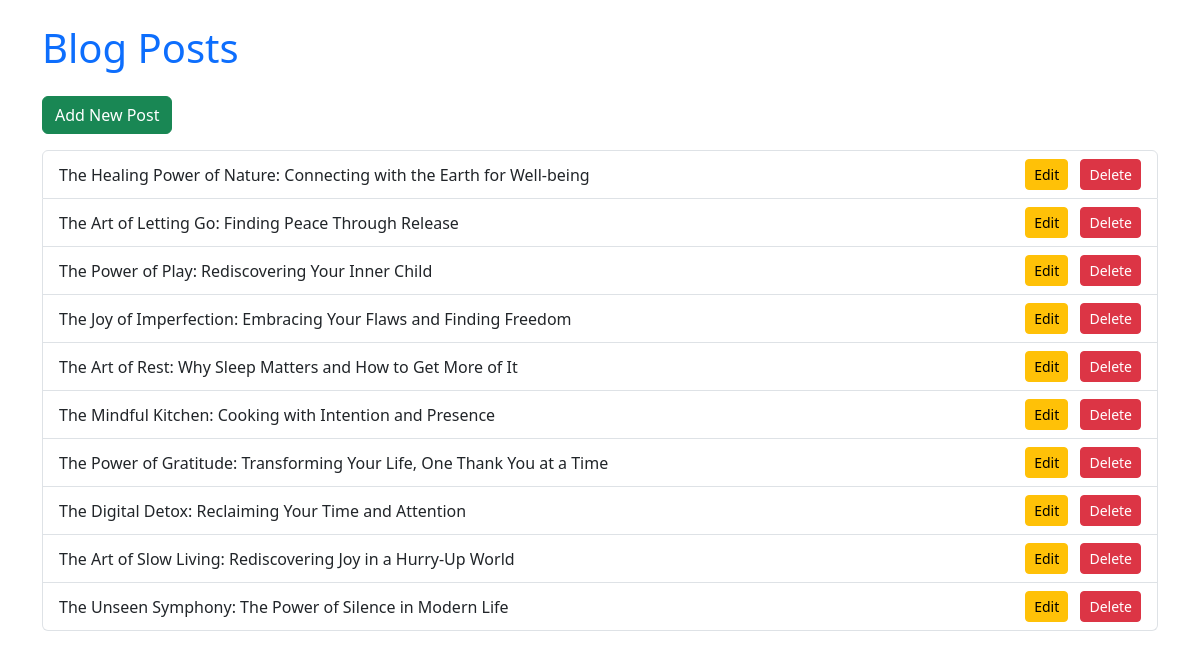
The page / on the database its author committed.
### blog/models.py (models this page shows, shortened)
class Post(models.Model):
    title = models.CharField(max_length=100)
    content = models.TextField()
    created_at = models.DateTimeField(auto_now_add=True)

### blog/views.py (the view)
# urls.py: 2. Add a URL to urlpatterns:  path('', views.home, name='home')
def home(request):
    posts = Post.objects.all().order_by('-created_at')
    return render(request,'blog/home.html',{'posts':posts})

### templates/blog/home.html (shortened to what this page needs)
<!DOCTYPE html>
<html lang="en">
<head>
    <link href="https://cdn.jsdelivr.net/npm/bootstrap@5.3.3/dist/css/bootstrap.min.css" rel="stylesheet">
</head>
<body>
    <div class="container mt-4">
        <h1 class="text-primary">Blog Posts</h1>
        <a href="{% url 'add_post' %}" class="btn btn-success my-3">Add New Post</a>
        <div class="list-group">
            {% for post in posts %}
            <div class="list-group-item d-flex justify-content-between align-items-center">
                <a href="{% url 'post_detail' post.id %}" class="text-decoration-none text-dark">
                    {{ post.title }}
                </a>
                <div>
                    <a href="{% url 'update_post' post.id %}" class="btn btn-warning btn-sm me-2">Edit</a>
                    <a href="{% url 'delete_post' post.id %}" class="btn btn-danger btn-sm"
                        onclick="return confirm('Are you sure you want to delete this post?')">Delete</a>
                </div>
            </div>
            {% endfor %}
        </div>
    </div>
</body>
</html>

### rows shown on the page
Post: title "The Healing Power of Nature: Connecting with the Earth for Well-being"
Post: title "The Art of Letting Go: Finding Peace Through Release"
Post: title "The Power of Play: Rediscovering Your Inner Child"
Post: title "The Joy of Imperfection: Embracing Your Flaws and Finding Freedom"
Post: title "The Art of Rest: Why Sleep Matters and How to Get More of It"
Post: title "The Mindful Kitchen: Cooking with Intention and Presence"
Post: title "The Power of Gratitude: Transforming Your Life, One Thank You at a Time"
Post: title "The Digital Detox: Reclaiming Your Time and Attention"
Post: title "The Art of Slow Living: Rediscovering Joy in a Hurry-Up World"
Post: title "The Unseen Symphony: The Power of Silence in Modern Life"
